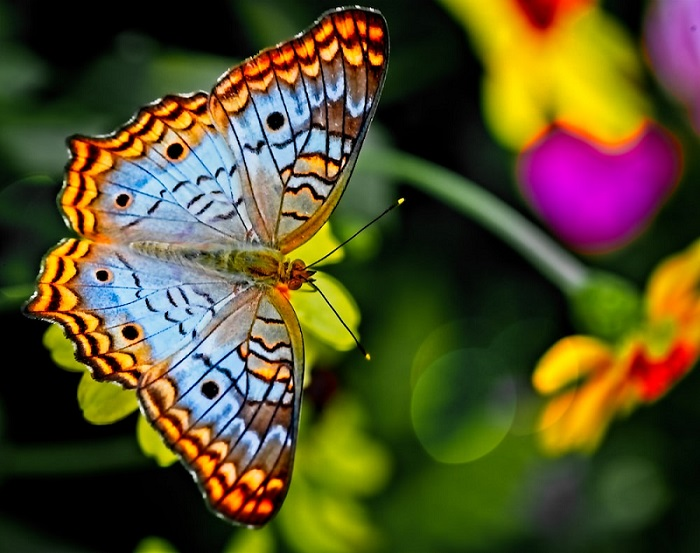
#> input picture Images/aa.jpeg, 700 x 553 px, found by its file name
$ python aa.py
#> lines starting #> are read from the running program, lines starting #| are printed output that depends on the picture
import numpy as np
import matplotlib.pyplot as plt
import cv2

img_path = 'Digital Image Processing/Images/aa.jpeg'

img = cv2.imread(img_path, 0)
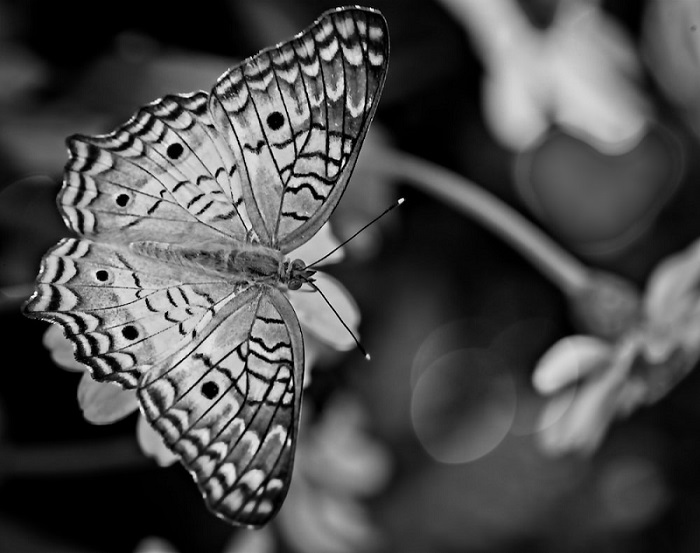
#> img: shape (553, 700); min 0, max 255, mean 77.1

all_images = []
all_images.append(img)

for bits in range(7, 0, -1):
    level = 2**bits
    normalized_image = img.astype(float) / 255.0  # Normalize pixel values to [0, 1]
    sample_image = np.uint8(np.floor(normalized_image * (level)))  # Quantize to the specified bit depth
    all_images.append(sample_image)
#> this loop made 7 passes
#> pass 1, `sample_image = np.uint8(np.floor(normalized_image * (level)))`:
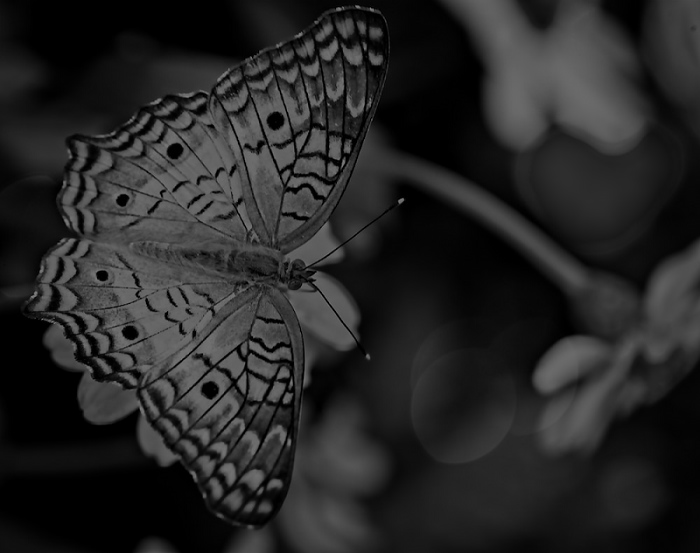
#> sample_image: shape (553, 700); min 0, max 128, mean 38.3
#> pass 2, `sample_image = np.uint8(np.floor(normalized_image * (level)))`:
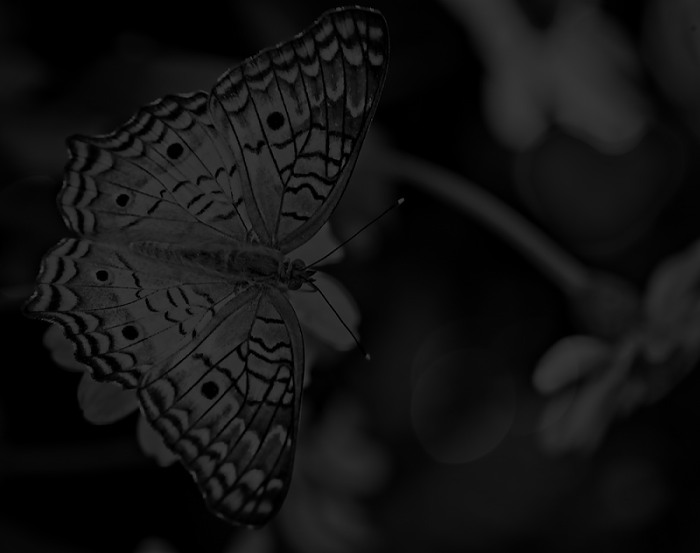
#> sample_image: shape (553, 700); min 0, max 64, mean 18.9
#> after the loop, all_images = 8 items

row, col = 2, 4
fig, ax = plt.subplots(row, col, figsize=(12, 6))

idx = 0
for i in range(row):
    for j in range(col):
        ax[i, j].imshow(all_images[idx], cmap='gray')
        ax[i, j].set_title(f'{8 - idx} bits')
        idx += 1
#> after the loop, idx = 8

plt.tight_layout()
plt.show()
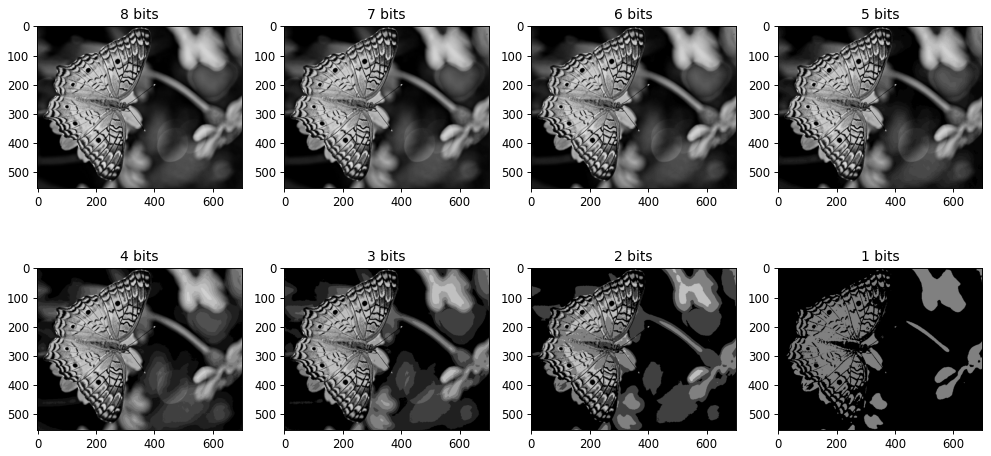
#> figure drawn by matplotlib, 8 panels

$ run again, with Images/aaa.jpeg copied over Images/aa.jpeg
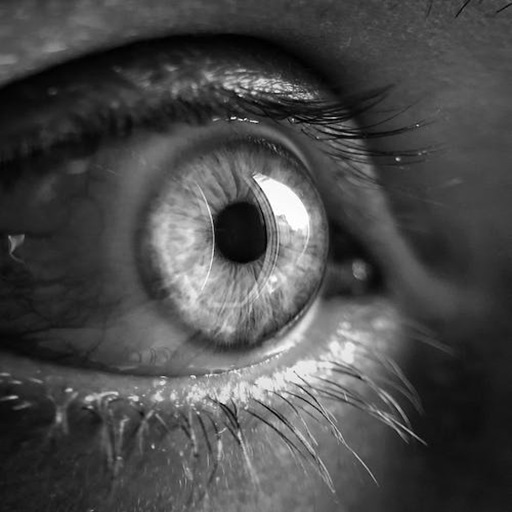
#> input picture Images/aaa.jpeg, 512 x 512 px, found by its file name
#> img is the input picture: shape (512, 512); min 0, max 255, mean 73.4
#> the loop `for bits in range(7, 0, -1):` made 7 passes
#> pass 1, `sample_image = np.uint8(np.floor(normalized_image * (level)))`:
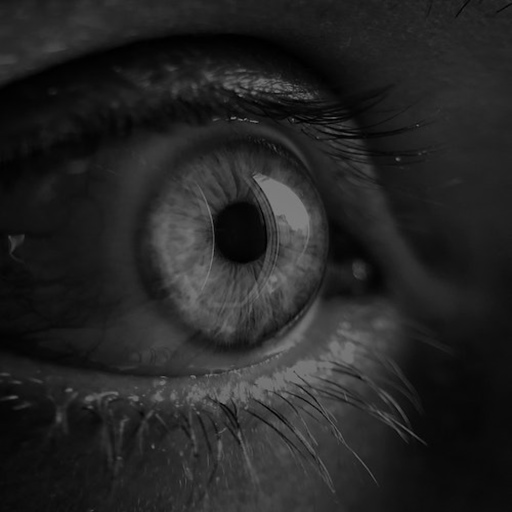
#> sample_image: shape (512, 512); min 0, max 128, mean 36.4
#> pass 2, `sample_image = np.uint8(np.floor(normalized_image * (level)))`:
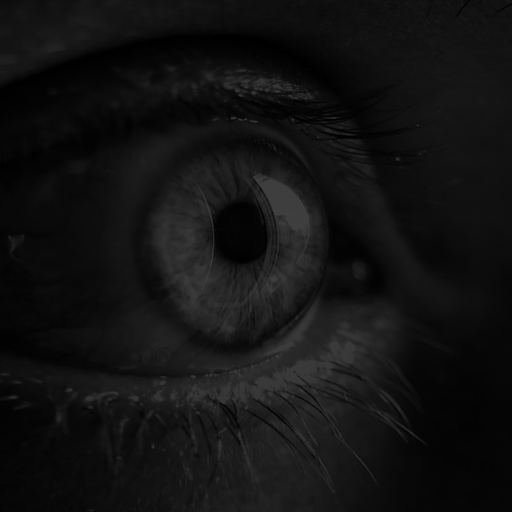
#> sample_image: shape (512, 512); min 0, max 64, mean 18
#> after the loop `for bits in range(7, 0, -1):`: all_images = 8 items
#> after the loop `for i in range(row):`: idx = 8

$ run again, with Images/a.jpg copied over Images/aa.jpeg
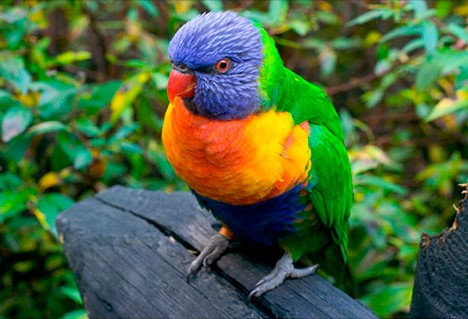
#> input picture Images/a.jpg, 468 x 319 px, found by its file name
#> `img = cv2.imread(img_path, 0)`:
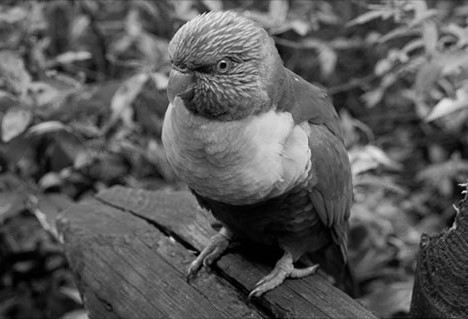
#> img: shape (319, 468); min 0, max 246, mean 89.1
#> the loop `for bits in range(7, 0, -1):` made 7 passes
#> pass 2, `sample_image = np.uint8(np.floor(normalized_image * (level)))`:
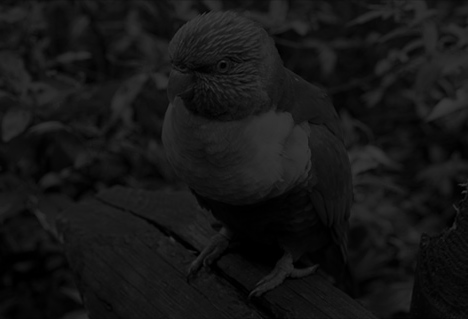
#> sample_image: shape (319, 468); min 0, max 61, mean 21.9
#> after the loop `for bits in range(7, 0, -1):`: all_images = 8 items
#> after the loop `for i in range(row):`: idx = 8

$ run again, with Images/aaa.jpg copied over Images/aa.jpeg
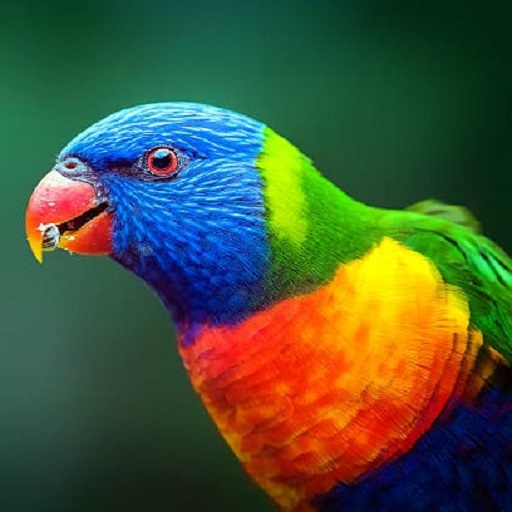
#> input picture Images/aaa.jpg, 512 x 512 px, found by its file name
#> `img = cv2.imread(img_path, 0)`:
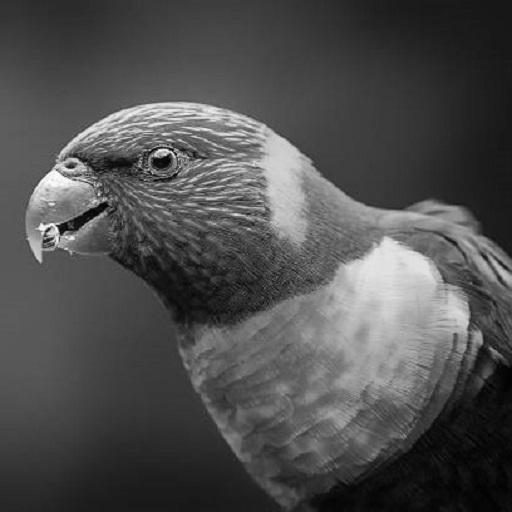
#> img: shape (512, 512); min 1, max 255, mean 78.6
#> the loop `for bits in range(7, 0, -1):` made 7 passes
#> pass 2, `sample_image = np.uint8(np.floor(normalized_image * (level)))`:
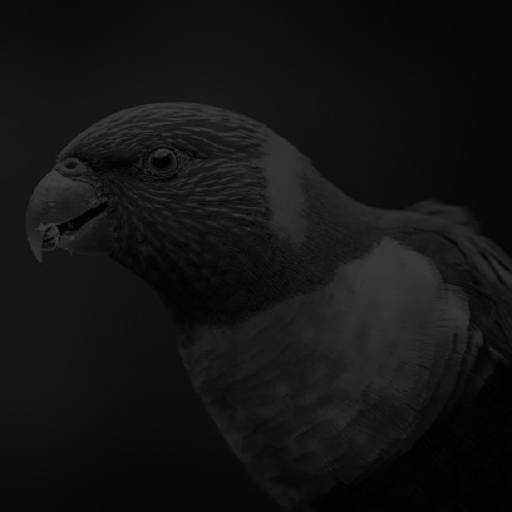
#> sample_image: shape (512, 512); min 0, max 64, mean 19.3
#> after the loop `for bits in range(7, 0, -1):`: all_images = 8 items
#> after the loop `for i in range(row):`: idx = 8
